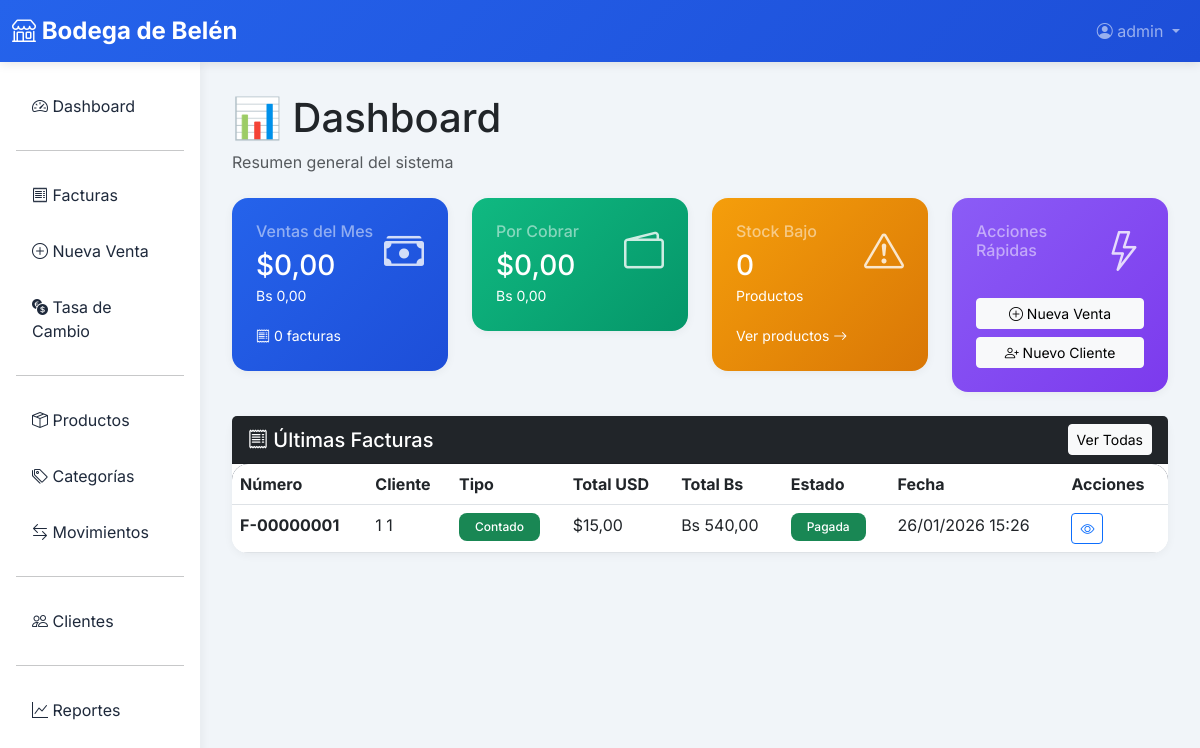
/ventas/, run on the app's committed database.
### ventas/models.py (models this page shows, shortened)
class Factura(models.Model):
    ESTADO_CHOICES = [
        ('PENDIENTE', 'Pendiente'),
        ('PARCIAL', 'Pago Parcial'),
        ('PAGADA', 'Pagada'),
        ('ANULADA', 'Anulada'),
    ]
    TIPO_VENTA_CHOICES = [
        ('CONTADO', 'Contado'),
        ('CREDITO', 'Crédito'),
    ]
    numero = models.CharField(max_length=20, unique=True, editable=False)
    cliente = models.ForeignKey(Cliente, on_delete=models.PROTECT, related_name='facturas')
    tipo_venta = models.CharField(max_length=10, choices=TIPO_VENTA_CHOICES, default='CONTADO')
    subtotal_usd = models.DecimalField(max_digits=10, decimal_places=2, default=Decimal('0.00'))
    descuento_usd = models.DecimalField(max_digits=10, decimal_places=2, default=Decimal('0.00'))
    total_usd = models.DecimalField(max_digits=10, decimal_places=2, default=Decimal('0.00'))
    tasa_cambio = models.DecimalField(max_digits=12, decimal_places=2)
    estado = models.CharField(max_length=10, choices=ESTADO_CHOICES, default='PENDIENTE')
    vendedor = models.ForeignKey('auth.User', on_delete=models.SET_NULL, null=True)
    fecha = models.DateTimeField(auto_now_add=True)
    updated_at = models.DateTimeField(auto_now=True)
    notas = models.TextField(blank=True)
    class Meta:
        verbose_name = 'Factura'
        verbose_name_plural = 'Facturas'
        ordering = ['-fecha']
        indexes = [
            models.Index(fields=['numero']),
            models.Index(fields=['-fecha']),
            models.Index(fields=['estado']),
        ]
    @property
    def total_bs(self):
        return self.total_usd * self.tasa_cambio

### clientes/models.py (models this page shows, shortened)
class Cliente(models.Model):
    TIPO_DOCUMENTO_CHOICES = [
        ('V', 'V - Venezolano'),
        ('E', 'E - Extranjero'),
        ('J', 'J - Jurídico'),
        ('G', 'G - Gubernamental'),
    ]
    tipo_documento = models.CharField(max_length=1, choices=TIPO_DOCUMENTO_CHOICES, default='V')
    numero_documento = models.CharField(max_length=20, unique=True)
    nombre = models.CharField(max_length=200)
    apellido = models.CharField(max_length=200, blank=True)
    telefono = models.CharField(max_length=20, blank=True)
    email = models.EmailField(blank=True)
    direccion = models.TextField(blank=True)
    tiene_credito = models.BooleanField(default=False, help_text='¿El cliente puede comprar a crédito?')
    limite_credito_usd = models.DecimalField(
        max_digits=10,
        decimal_places=2,
        default=Decimal('0.00'),
        validators=[MinValueValidator(Decimal('0.00'))],
        help_text='Límite de crédito en USD'
    )
    activo = models.BooleanField(default=True)
    created_at = models.DateTimeField(auto_now_add=True)
    updated_at = models.DateTimeField(auto_now=True)
    class Meta:
        verbose_name = 'Cliente'
        verbose_name_plural = 'Clientes'
        ordering = ['nombre', 'apellido']
        indexes = [
            models.Index(fields=['numero_documento']),
            models.Index(fields=['nombre']),
        ]
    @property
    def nombre_completo(self):
        if self.apellido:
            return f"{self.nombre} {self.apellido}"
        return self.nombre

### ventas/views.py (the view)
# urls.py: path('', views.dashboard, name='dashboard'),
@login_required
def dashboard(request):
    mes_actual = timezone.now().month
    año_actual = timezone.now().year
    ventas_mes = Factura.objects.filter(
        fecha__month=mes_actual,
        fecha__year=año_actual,
        estado__in=['PAGADA', 'PARCIAL', 'PENDIENTE']
    )
    total_ventas_mes_usd = ventas_mes.aggregate(Sum('total_usd'))['total_usd__sum'] or Decimal('0.00')
    total_ventas_mes_bs = ventas_mes.aggregate(
        total_bs=Sum('total_usd') * TasaCambio.get_tasa_actual()
    )['total_bs'] or Decimal('0.00')
    facturas_pendientes = Factura.objects.filter(estado__in=['PENDIENTE', 'PARCIAL'])
    total_deudas_usd = sum(f.saldo_pendiente_usd for f in facturas_pendientes)
    productos_stock_bajo = Producto.objects.filter(
        cantidad__lte=F('stock_minimo'),
        activo=True
    ).count()
    tasa_actual = TasaCambio.objects.first()
    ultimas_facturas = Factura.objects.all()[:10]
    context = {
        'total_ventas_mes_usd': total_ventas_mes_usd,
        'total_ventas_mes_bs': total_ventas_mes_bs,
        'total_deudas_usd': total_deudas_usd,
        'total_deudas_bs': TasaCambio.usd_to_bs(total_deudas_usd),
        'productos_stock_bajo': productos_stock_bajo,
        'tasa_actual': tasa_actual,
        'ultimas_facturas': ultimas_facturas,
        'num_facturas_mes': ventas_mes.count(),
    }
    return render(request, 'ventas/dashboard.html', context)

### ventas/models.py (called while the page is built)
    @staticmethod
    def get_tasa_actual():
        tasa = TasaCambio.objects.first()
        return tasa.tasa if tasa else Decimal('36.00')  # Tasa por defecto

    @staticmethod
    def usd_to_bs(monto_usd):
        tasa = TasaCambio.get_tasa_actual()
        return Decimal(str(monto_usd)) * tasa

### templates/ventas/dashboard.html (shortened to what this page needs)
{% extends 'base.html' %}
{% block content %}
<div class="mb-4">
    <h1 class="mb-2">📊 Dashboard</h1>
    <p class="text-muted">Resumen general del sistema</p>
</div>
<div class="row g-4 mb-4">
    <div class="col-md-6 col-lg-3">
        <div class="card stat-card">
            <div class="d-flex justify-content-between align-items-start">
                <div>
                    <h6 class="text-white-50 mb-2">Ventas del Mes</h6>
                    <h3 class="mb-0">${{ total_ventas_mes_usd|floatformat:2 }}</h3>
                    <small>Bs {{ total_ventas_mes_bs|floatformat:2 }}</small>
                </div>
                <i class="bi bi-cash-stack stat-icon"></i>
            </div>
            <div class="mt-3">
                <small><i class="bi bi-receipt"></i> {{ num_facturas_mes }} facturas</small>
            </div>
        </div>
    </div>
    <div class="col-md-6 col-lg-3">
        <div class="card stat-card" style="background: linear-gradient(135deg, #10b981 0%, #059669 100%);">
            <div class="d-flex justify-content-between align-items-start">
                <div>
                    <h6 class="text-white-50 mb-2">Por Cobrar</h6>
                    <h3 class="mb-0">${{ total_deudas_usd|floatformat:2 }}</h3>
                    <small>Bs {{ total_deudas_bs|floatformat:2 }}</small>
                </div>
                <i class="bi bi-wallet2 stat-icon"></i>
            </div>
        </div>
    </div>
    <div class="col-md-6 col-lg-3">
        <div class="card stat-card" style="background: linear-gradient(135deg, #f59e0b 0%, #d97706 100%);">
            <div class="d-flex justify-content-between align-items-start">
                <div>
                    <h6 class="text-white-50 mb-2">Stock Bajo</h6>
                    <h3 class="mb-0">{{ productos_stock_bajo }}</h3>
                    <small>Productos</small>
                </div>
                <i class="bi bi-exclamation-triangle stat-icon"></i>
            </div>
            <div class="mt-3">
                <a href="{% url 'inventario:producto_list' %}" class="text-white text-decoration-none">
                    <small>Ver productos <i class="bi bi-arrow-right"></i></small>
                </a>
            </div>
        </div>
    </div>
    <div class="col-md-6 col-lg-3">
        <div class="card stat-card" style="background: linear-gradient(135deg, #8b5cf6 0%, #7c3aed 100%);">
            <div class="d-flex justify-content-between align-items-start">
                <div>
                    <h6 class="text-white-50 mb-2">Acciones Rápidas</h6>
                </div>
                <i class="bi bi-lightning stat-icon"></i>
            </div>
            <div class="mt-3">
                <a href="{% url 'ventas:factura_create' %}" class="btn btn-light btn-sm w-100 mb-2">
                    <i class="bi bi-plus-circle"></i> Nueva Venta
                </a>
                <a href="{% url 'clientes:cliente_create' %}" class="btn btn-light btn-sm w-100">
                    <i class="bi bi-person-plus"></i> Nuevo Cliente
                </a>
            </div>
        </div>
    </div>
</div>
<div class="card">
    <div class="card-header bg-dark text-white d-flex justify-content-between align-items-center">
        <h5 class="mb-0"><i class="bi bi-receipt"></i> Últimas Facturas</h5>
        <a href="{% url 'ventas:factura_list' %}" class="btn btn-sm btn-light">Ver Todas</a>
    </div>
    <div class="card-body p-0">
        <div class="table-responsive">
            <table class="table table-hover mb-0">
                <thead>
                    <tr>
                        <th>Número</th>
                        <th>Cliente</th>
                        <th>Tipo</th>
                        <th>Total USD</th>
                        <th>Total Bs</th>
                        <th>Estado</th>
                        <th>Fecha</th>
                        <th>Acciones</th>
                    </tr>
                </thead>
                <tbody>
                    {% for factura in ultimas_facturas %}
                    <tr>
                        <td><strong>{{ factura.numero }}</strong></td>
                        <td>{{ factura.cliente.nombre_completo }}</td>
                        <td>
                            {% if factura.tipo_venta == 'CONTADO' %}
                            <span class="badge bg-success">Contado</span>
                            {% else %}
                            <span class="badge bg-warning">Crédito</span>
                            {% endif %}
                        </td>
                        <td>${{ factura.total_usd|floatformat:2 }}</td>
                        <td>Bs {{ factura.total_bs|floatformat:2 }}</td>
                        <td>
                            {% if factura.estado == 'PAGADA' %}
                            <span class="badge bg-success">Pagada</span>
                            {% elif factura.estado == 'PARCIAL' %}
                            <span class="badge bg-warning">Parcial</span>
                            {% elif factura.estado == 'PENDIENTE' %}
                            <span class="badge bg-danger">Pendiente</span>
                            {% else %}
                            <span class="badge bg-secondary">Anulada</span>
                            {% endif %}
                        </td>
                        <td>{{ factura.fecha|date:"d/m/Y H:i" }}</td>
                        <td>
                            <a href="{% url 'ventas:factura_detail' factura.pk %}"
                                class="btn btn-sm btn-outline-primary">
                                <i class="bi bi-eye"></i>
                            </a>
                        </td>
                    </tr>
                    {% endfor %}
                </tbody>
            </table>
        </div>
    </div>
</div>
{% endblock %}

### templates/base.html (shortened to what this page needs)
<!DOCTYPE html>
<html lang="es">
<head>
    <link href="https://cdn.jsdelivr.net/npm/bootstrap@5.3.0/dist/css/bootstrap.min.css" rel="stylesheet">
    <link rel="stylesheet" href="https://cdn.jsdelivr.net/npm/bootstrap-icons@1.11.0/font/bootstrap-icons.css">
</head>
<body>
    <nav class="navbar navbar-expand-lg navbar-dark">
        <div class="container-fluid">
            <a class="navbar-brand" href="{% url 'ventas:dashboard' %}">
                <i class="bi bi-shop"></i> Bodega de Belén
            </a>
            <div class="collapse navbar-collapse" id="navbarNav">
                <ul class="navbar-nav ms-auto">
                    {% if user.is_authenticated %}
                    <li class="nav-item dropdown">
                        <a class="nav-link dropdown-toggle" href="#" id="userDropdown" role="button" data-bs-toggle="dropdown">
                            <i class="bi bi-person-circle"></i> {{ user.username }}
                        </a>
                    </li>
                    {% else %}
                    <li class="nav-item">
                        <a class="nav-link" href="{% url 'login' %}">Iniciar Sesión</a>
                    </li>
                    {% endif %}
                </ul>
            </div>
        </div>
    </nav>
    <div class="container-fluid">
        <div class="row">
            {% if user.is_authenticated %}
            <div class="col-md-3 col-lg-2 px-0 sidebar">
                <div class="p-3">
                    <nav class="nav flex-column">
                        <a class="nav-link" href="{% url 'ventas:dashboard' %}">
                            <i class="bi bi-speedometer2"></i> Dashboard
                        </a>
                        <hr>
                        <a class="nav-link" href="{% url 'ventas:factura_list' %}">
                            <i class="bi bi-receipt"></i> Facturas
                        </a>
                        <a class="nav-link" href="{% url 'ventas:factura_create' %}">
                            <i class="bi bi-plus-circle"></i> Nueva Venta
                        </a>
                        <a class="nav-link" href="{% url 'ventas:tasa_cambio_list' %}">
                            <i class="bi bi-currency-exchange"></i> Tasa de Cambio
                        </a>
                        <hr>
                        <a class="nav-link" href="{% url 'inventario:producto_list' %}">
                            <i class="bi bi-box-seam"></i> Productos
                        </a>
                        <a class="nav-link" href="{% url 'inventario:categoria_list' %}">
                            <i class="bi bi-tags"></i> Categorías
                        </a>
                        <a class="nav-link" href="{% url 'inventario:movimiento_list' %}">
                            <i class="bi bi-arrow-left-right"></i> Movimientos
                        </a>
                        <hr>
                        <a class="nav-link" href="{% url 'clientes:cliente_list' %}">
                            <i class="bi bi-people"></i> Clientes
                        </a>
                        <hr>
                        <a class="nav-link" href="{% url 'ventas:reportes' %}">
                            <i class="bi bi-graph-up"></i> Reportes
                        </a>
                    </nav>
                </div>
            </div>
            {% endif %}
            <div class="col-md-9 col-lg-10 content-area">
                {% block content %}{% endblock %}
            </div>
        </div>
    </div>
</body>
</html>

### templates/base.html (style rules this page uses)
:root { --primary-color: #2563eb; --secondary-color: #64748b; --success-color: #10b981; --danger-color: #ef4444; --warning-color: #f59e0b; --dark-color: #1e293b; --light-color: #f8fafc; }
body { font-family: 'Inter', sans-serif; background-color: #f1f5f9; }
.navbar { background: linear-gradient(135deg, var(--primary-color) 0%, #1d4ed8 100%); box-shadow: 0 2px 10px rgba(0,0,0,0.1); }
.navbar-brand { font-weight: 700; font-size: 1.5rem; }
.sidebar { min-height: calc(100vh - 56px); background: white; box-shadow: 2px 0 10px rgba(0,0,0,0.05); }
.sidebar .nav-link { color: var(--dark-color); padding: 0.75rem 1rem; border-radius: 0.5rem; margin: 0.25rem 0; transition: all 0.3s ease; }
.card { border: none; border-radius: 1rem; box-shadow: 0 2px 10px rgba(0,0,0,0.05); transition: transform 0.3s ease, box-shadow 0.3s ease; }
.stat-card { background: linear-gradient(135deg, var(--primary-color) 0%, #1d4ed8 100%); color: white; padding: 1.5rem; border-radius: 1rem; }
.stat-icon { font-size: 2.5rem; opacity: 0.8; }
.table { background: white; border-radius: 1rem; overflow: hidden; }
.table thead { background: var(--dark-color); color: white; }
.badge { padding: 0.5rem 1rem; border-radius: 0.5rem; font-weight: 500; }
.content-area { padding: 2rem; }

### data on the page
Factura: numero "F-00000001", cliente.nombre_completo "1 1", tipo_venta "Contado", total_usd "15,00", total_bs "540,00", estado "Pagada", fecha "26/01/2026 15:26"

### other printed values
{{ user.username }} "admin"
{{ total_ventas_mes_usd|floatformat:2 }} "0,00"
{{ total_ventas_mes_bs|floatformat:2 }} "0,00"
{{ num_facturas_mes }} "0"
{{ total_deudas_usd|floatformat:2 }} "0,00"
{{ total_deudas_bs|floatformat:2 }} "0,00"
{{ productos_stock_bajo }} "0"
